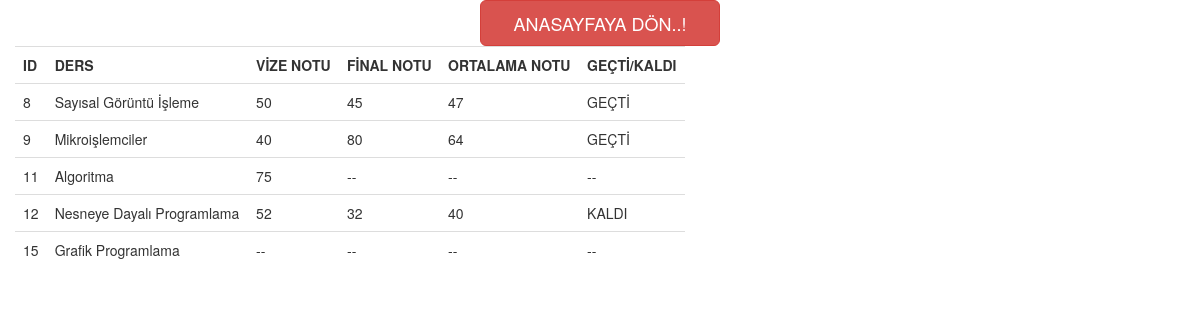
Screenshot of /notlistesi.php?oNo=9 with the database file from the repository.
### tables this page shows
CREATE TABLE IF NOT EXISTS `notlis` (
  `id` int(11) NOT NULL AUTO_INCREMENT,
  `ogrNo` int(11) NOT NULL,
  `dersAdi` varchar(45) NOT NULL,
  `vize` varchar(3) DEFAULT NULL,
  `final` varchar(3) DEFAULT NULL,
  `ortalama` varchar(3) DEFAULT NULL,
  `durum` varchar(45) DEFAULT NULL,
  PRIMARY KEY (`id`)
);

### notlistesi.php (the view, shortened to what this page needs)
<!doctype html>
<html>
	<head>
		<link rel="stylesheet" href="CSS.css">
		<link rel="stylesheet" href="https://maxcdn.bootstrapcdn.com/bootstrap/3.3.7/css/bootstrap.min.css">
	</head>
	<body>
		<div class="ortala">
		<a href="index.php" style="margin-left:40%;width:20%;" class="btn btn-danger btn-lg">ANASAYFAYA DÖN..!</a>
		</div>
	</body>
</html>
<?php
include("veri.php");
?>
<div class="col-md-7">
				<table class="table">
					<tr>
						<th>ID</th>
						<th>DERS</th>
						<th>VİZE NOTU</th>
						<th>FİNAL NOTU</th>
						<th>ORTALAMA NOTU</th>
						<th>GEÇTİ/KALDI</th>
					</tr>
					<?php
						$sorgu = $baglanti->query("SELECT * FROM notlis WHERE ogrNo =".(int)$_GET['oNo']);
						while ($sonuc=$sorgu->fetch(PDO::FETCH_ASSOC)){
							$id=$sonuc['id'];
							$dersAdi=$sonuc['dersAdi'];
							$vize=$sonuc['vize'];
							$final=$sonuc['final'];
							$ortalama=$sonuc['ortalama'];
							$durum=$sonuc['durum'];
					?>
							<tr>
								<td><?php echo $id;?></td>
								<td><?php echo $dersAdi;?></td>
								<td><?php echo $vize;?></td>
								<td><?php echo $final;?></td>
								<td><?php echo $ortalama;?></td>
								<td><?php echo $durum;?></td>
							</tr>
					<?php
						}
					?>
				</table>
			</div>

### rows the page displays
notlis: id "8", dersAdi "Sayısal Görüntü İşleme", vize "50", final "45", ortalama "47", durum "GEÇTİ"
notlis: id "9", dersAdi "Mikroişlemciler", vize "40", final "80", ortalama "64", durum "GEÇTİ"
notlis: id "11", dersAdi "Algoritma", vize "75", final "--", ortalama "--", durum "--"
notlis: id "12", dersAdi "Nesneye Dayalı Programlama", vize "52", final "32", ortalama "40", durum "KALDI"
notlis: id "15", dersAdi "Grafik Programlama", vize "--", final "--", ortalama "--", durum "--"
